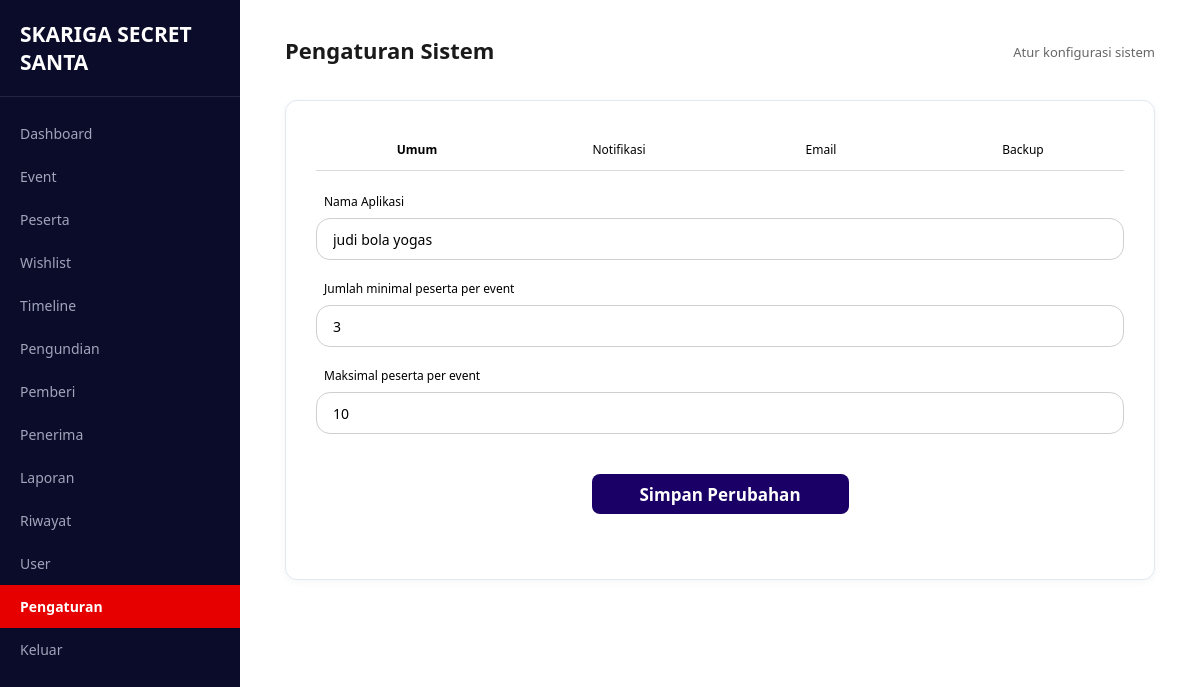
/pages/adminpengaturan/index.php (signed in), run on the app's committed database.
### tables this page shows
CREATE TABLE `pengaturan` (
  `id` int(11) NOT NULL,
  `nama_aplikasi` varchar(150) DEFAULT 'SKARIGA Secret Santa',
  `min_peserta` int(11) DEFAULT 3,
  `max_peserta` int(11) DEFAULT 10
);

### includes/functions.php (called while the page is built, shortened)
<?php
function h($str)
{
    return htmlspecialchars((string) $str, ENT_QUOTES, 'UTF-8');
}
?>

### pages/adminpengaturan/index.php (the view, shortened to what this page needs)
<?php
require_once __DIR__ . '/../../config/config.php';
require_once __DIR__ . '/../../includes/functions.php';
$conn->query(
    "CREATE TABLE IF NOT EXISTS pengaturan (
        id INT PRIMARY KEY,
        nama_aplikasi VARCHAR(100) NOT NULL,
        min_peserta INT NOT NULL DEFAULT 3,
        max_peserta INT NOT NULL DEFAULT 10
    )"
);
$conn->query(
    "INSERT IGNORE INTO pengaturan (id, nama_aplikasi, min_peserta, max_peserta)
     VALUES (1, 'SKARIGA Secret Santa', 3, 10)"
);
$tab = $_GET['tab'] ?? 'umum';
$stmt = $conn->prepare(
    "SELECT nama_aplikasi, min_peserta, max_peserta
     FROM pengaturan
     WHERE id = 1"
);
$stmt->execute();
$pengaturan = $stmt->get_result()->fetch_assoc();
$style_label = 'display:block; font-size:12px; margin:0 0 8px 8px;';
$style_input = 'display:block; width:100%; box-sizing:border-box; height:42px; padding:0 16px; font-size:14px; border:1px solid #cfcfcf; border-radius:14px; background:#fff;';
require_once __DIR__ . '/../../includes/admin_layout_top.php';
?>
<div class="table-card">
    <div style="display:flex; border-bottom:1px solid #d9d9d9; margin-bottom:22px;">
        <?php
        $daftar_tab = ['umum' => 'Umum', 'notifikasi' => 'Notifikasi', 'email' => 'Email', 'backup' => 'Backup'];
        foreach ($daftar_tab as $key => $label):
        ?>
            <a href="?tab=<?= $key ?>"
               style="flex:1; text-align:center; padding:10px 0 12px; font-size:12px; color:#000; text-decoration:none; font-weight:<?= $tab === $key ? '600' : '400' ?>;">
                <?= $label ?>
            </a>
        <?php endforeach; ?>
    </div>
    <?php if ($tab === 'umum'): ?>
        <form method="POST" action="?tab=umum">
            <div style="margin-bottom:20px;">
                <label for="nama_aplikasi" style="<?= $style_label ?>">Nama Aplikasi</label>
                <input type="text" name="nama_aplikasi" id="nama_aplikasi"
                       style="<?= $style_input ?>"
                       value="<?= h($pengaturan['nama_aplikasi']) ?>" required>
            </div>
            <div style="margin-bottom:20px;">
                <label for="min_peserta" style="<?= $style_label ?>">Jumlah minimal peserta per event</label>
                <input type="number" name="min_peserta" id="min_peserta"
                       style="<?= $style_input ?>"
                       value="<?= (int) $pengaturan['min_peserta'] ?>" min="2" required>
            </div>
            <div style="margin-bottom:20px;">
                <label for="max_peserta" style="<?= $style_label ?>">Maksimal peserta per event</label>
                <input type="number" name="max_peserta" id="max_peserta"
                       style="<?= $style_input ?>"
                       value="<?= (int) $pengaturan['max_peserta'] ?>" min="2" required>
            </div>
            <div style="display:flex; justify-content:center; margin-top:40px;">
                <button type="submit"
                        style="width:257px; height:40px; background:#1a0066; color:#fff; font-size:17px; font-weight:600; border:none; border-radius:8px; cursor:pointer;">
                    Simpan Perubahan
                </button>
            </div>
        </form>
    <?php endif; ?>
</div>
<?php require_once __DIR__ . '/../../includes/admin_layout_bottom.php'; ?>

### assets/css/style_admin.css (style rules this page uses)
* { box-sizing: border-box; margin: 0; padding: 0; font-family: 'Segoe UI', Tahoma, Geneva, Verdana, sans-serif; }
html, body { width: 100%; height: 100%; overflow-x: hidden; background-color: #ffffff; }
.table-card { border: 1px solid #e2e8f0; border-radius: 12px; padding: 30px; background-color: #ffffff; box-shadow: 0 2px 8px rgba(0, 0, 0, 0.04); min-height: 480px; display: flex; flex-direction: column; justify-content: flex-start; }

### data on the page
pengaturan: nama_aplikasi "judi bola yogas", min_peserta "3", max_peserta "10"

### other printed values
$item['label'] "Dashboard"
$item['label'] "Event"
$item['label'] "Peserta"
$item['label'] "Wishlist"
$item['label'] "Timeline"
$item['label'] "Pengundian"
$item['label'] "Pemberi"
$item['label'] "Penerima"
$item['label'] "Laporan"
$item['label'] "Riwayat"
$item['label'] "User"
$item['label'] "Pengaturan"
$page_title "Pengaturan Sistem"
$page_subtitle "Atur konfigurasi sistem"
$label "Umum"
